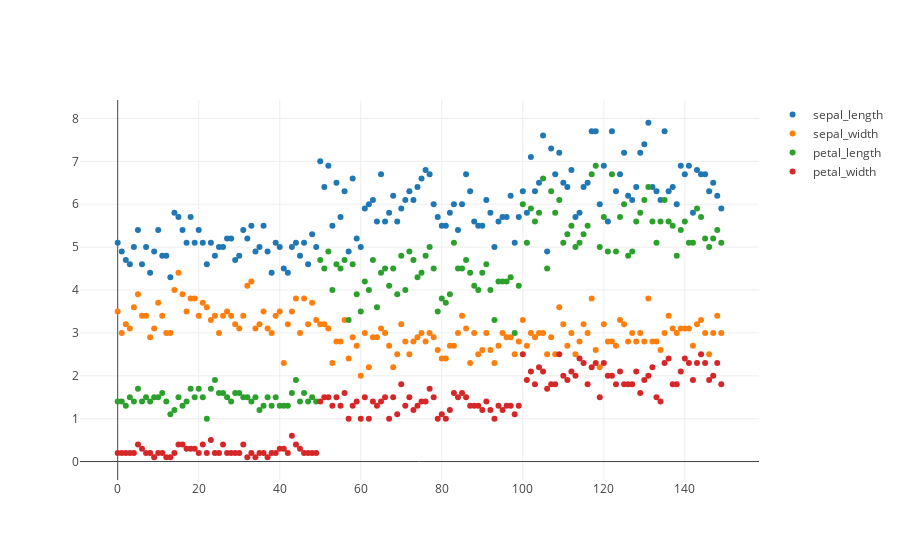

Write notebook code for a chart like this one.
### Code cell
let x = Array::from_iter(0..target.len());

let mut plot = Plot::new();
for i in 0..features.ncols() {
  let y = features.slice(s![.., i]).to_owned(); 
  let t = Scatter::from_array(x.clone(), y).name(&columns[i]).mode(Mode::Markers);
  plot.add_trace(t);
}
plot

### Figure 1 — Plotly figure (JSON) as saved in the notebook; plotly's stock layout.template omitted (floating-point values rounded to 4 significant figures; data arrays with more than 128 entries replaced by an {"elided": "..."} marker saying what was removed)
{"data": [{"mode": "markers", "name": "sepal_length", "type": "scatter", "x": {"elided": "150 int values"}, "y": {"elided": "150 float values"}}, {"mode": "markers", "name": "sepal_width", "type": "scatter", "x": {"elided": "150 int values"}, "y": {"elided": "150 float values"}}, {"mode": "markers", "name": "petal_length", "type": "scatter", "x": {"elided": "150 int values"}, "y": {"elided": "150 float values"}}, {"mode": "markers", "name": "petal_width", "type": "scatter", "x": {"elided": "150 int values"}, "y": {"elided": "150 float values"}}], "layout": {}}
